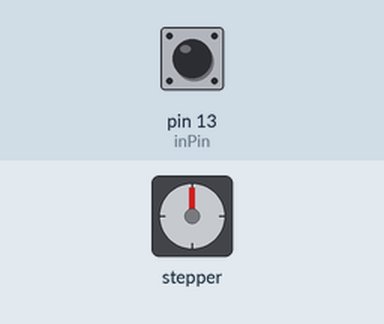
This sketch was run on a simulated Arduino Uno, built with avr-gcc and run on an emulated ATmega328P. On the bench: stepper motor. Inputs (shaded band) come from the test bench; at power-on: pin 13 (inPin) HIGH. Stepper angles assume 4076 steps per turn.

Above: at 1.2 s.
1.3 s: pin 13 (inPin) pulsed LOW 2 times (0.12 s each, 0.3 s apart)
At 1.97 s:
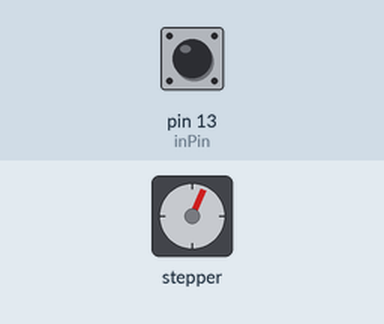
At 4.2 s:
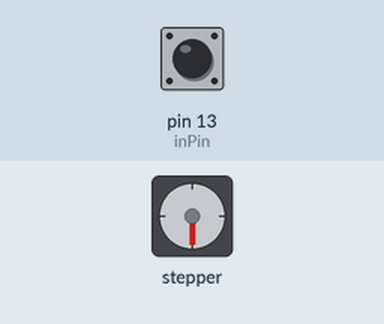
4.3 s: pin 13 (inPin) pulsed LOW 5 times (0.12 s each, 0.3 s apart)
At 4.97 s:
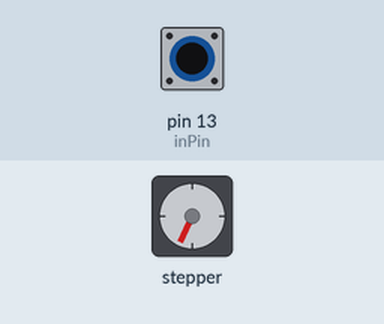
Timing chart, 0 to 8.5 s (numbered marks = the images above; inputs shaded):
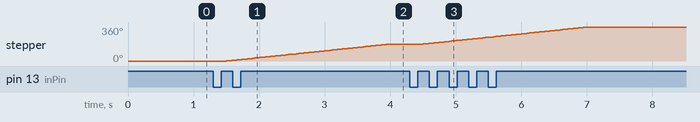

The sketch:

Panosonic.ino
```cpp
//Including the CheapStepper library
//Github repo we got this library from is here: https://github.com/tyhenry/CheapStepper
#include <CheapStepper.h>

//Creating a CheapStepper object called stepper on pins 8,9,10, and 11
CheapStepper stepper(8,9,10,11);

//Declaring variables that we will use in our program

//Pin on Arduino that will test if button is pressed
const int inPin = 13;
//This will be the reading on pin 13
int val = 0;
//A temporary variable that will prevent the blades from spinning more than one time when the button is pressed
boolean cont = false;

void setup() {
  //Setting the stepper's rpm to 12
  stepper.setRpm(12);

  //The gear ratio in the stepper motor was measured by others to be
  //63.68395:1. This enables us to more accurately control the motor
  stepper.set4076StepMode();

  //Making pin 13 an input pin to test for voltage
  pinMode(inPin, INPUT);

  //Begining a serial connection with the Arduino
  Serial.begin(9600);
}

void loop() {
  //Reading the value on pin 13. When the button is pressed, val becomes 0.
  val = digitalRead(inPin);

  //Testing if the button is pressed
  if(val==0){
    //Making our temporary variable true when the button is pressed
    cont = true;
    }
  //Testing if the temporary variable is true, and val is 1, meaning the button is released.
  else if(cont && val==1){
    //We only want the blades to spin when the button is released, so this code will execute
    //when the button is pressed and released

    //This rotates the blades a certain number of degrees. Because it takes some time for the
    //motor to accelerate and deceleate, the angle has to be greater than 120 degrees in order
    //to spin the blades 120 degrees, or a third of the way
    stepper.moveDegreesCW(180);
    //Waiting .1 seconds so as to make sure everything stopped
    //delay(100);
    //Setting the temporary variable back to false so that this code segment does not execute
    //again until the button is pressed
    cont = false;
    }
  //Waiting .1 seconds so that the loop does not run continuously, possibly causing problems
  delay(100);
}
```

Measured:
- after the input at 1.3 s, stepper: keeps turning clockwise at about 72°/s, starting after 0.20 s
- after the input at 4.3 s, stepper: turns 180° clockwise in 2.5 s, starting after 0.21 s
